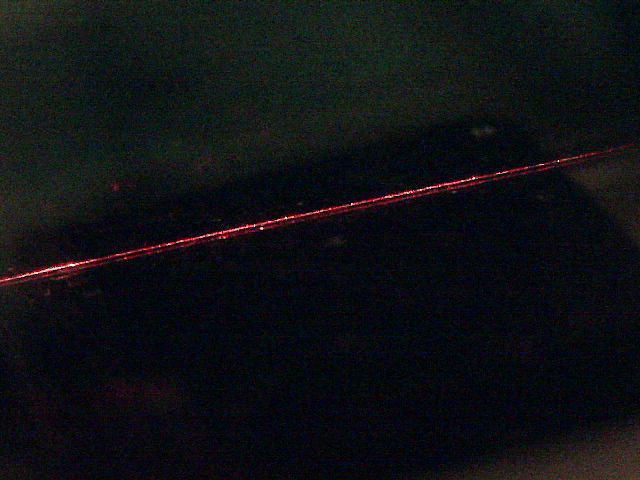
#> input picture photo.png, 640 x 480 px
$ python lazer-line-detected.py
#> lines starting #> are read from the running program, lines starting #| are printed output that depends on the picture; after the words box and inside, x2 and y2 are one past the last pixel; in counts of white or black regions, pixels touching at a corner belong together
import cv2
import numpy as np

img = cv2.imread('photo.png')
#> img is the input picture: shape (480, 640, 3); mean B, G, R 19.5, 16.9, 14.9
gray = cv2.cvtColor(img, cv2.COLOR_BGR2GRAY)
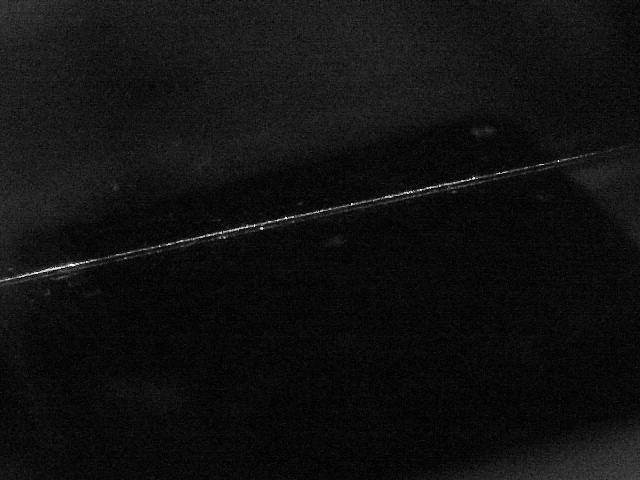
#> gray: shape (480, 640); min 0, max 254, mean 16.6
cv2.imwrite('gray.png', gray)
edges = cv2.Canny(gray, 100, 200)
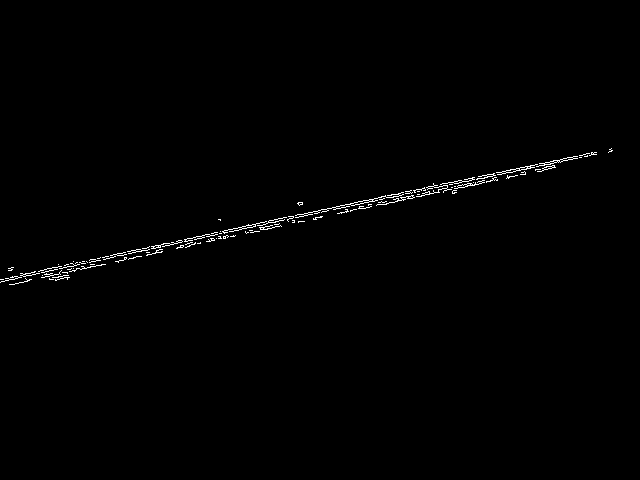
#> edges: shape (480, 640); 0.63% white in thin lines or dots, all inside (x1, y1, x2, y2) = (0, 148, 613, 285)
cv2.imwrite('edges.png', edges)
minLineLenght = 50
maxLineGap = 20
lines = cv2.HoughLinesP(edges, 0.05, np.pi/5000, 10, minLineLenght, maxLineGap)
#> lines = None
#> (the run stopped early here; a loop or call above may not have finished)
